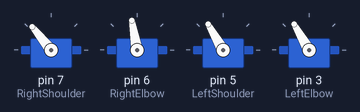
Recording of a sketch running on a simulated Arduino Uno, built with avr-gcc and run on an emulated ATmega328P. Parts: 4 × servo.

Above: at 0.15 s.
At 4.07 s:
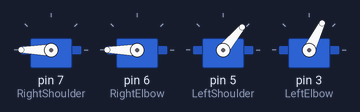
At 8.06 s:
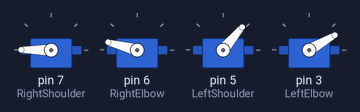
At 14.74 s:
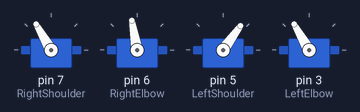
At 26.4 s:
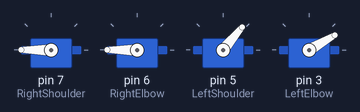
At 38.0 s:
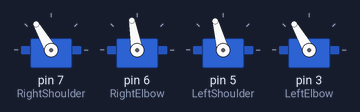
Timing chart, 0 to 39.9 s (numbered marks = the images above):
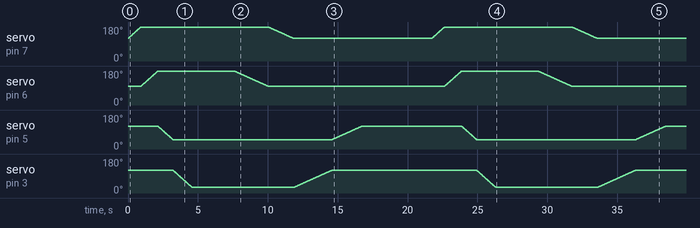

The sketch:

FinalArms.ino
```cpp
#include <Servo.h>

// Create a new servo object:
Servo RightShoulder;
Servo RightElbow;
Servo LeftShoulder;
Servo LeftElbow;


// Create a variable to store the servo position:
int angleRS = 0;
int angleRE = 0;
int angleLS = 0;
int angleLE = 0;

//int button = 9;


void setup() {
  Serial.begin(9600);
  // Attach the Servo variable to a pin:
  RightShoulder.attach(7);    // 110 to 180
  RightElbow.attach(6);       // 100 to 180
  LeftShoulder.attach(5);     // 120 to 50
  LeftElbow.attach(3);        // 120 to 30

//  pinMode(button,INPUT);


  RightShoulder.write(120);
  RightElbow.write(100);
  LeftShoulder.write(120);
  LeftElbow.write(120);


}

void loop() {

//  Button = digitalRead(button);


// if (Button == 1) {
  //// Right Shoulder Up

//  // Sweep from 0 to 180 degrees:
  for (angleRS = 120; angleRS <= 180; angleRS += 1) {
    RightShoulder.write(angleRS);
    delay(15);
  }

//  //// Right Elbow In

  for (angleRE = 100; angleRE <= 180; angleRE += 1) {
    RightElbow.write(angleRE);
    delay(15);
  }

  //// Left Shoulder Up

  for (angleLS = 120; angleLS >= 50; angleLS -= 1) {
    LeftShoulder.write(angleLS);
    delay(15);
  }

//  //// Left Elbow In

  for (angleLE = 120; angleLE >= 30; angleLE -= 1) {
    LeftElbow.write(angleLE);
    delay(15);
  }

delay (3000);

//  //// Right Elbow Out

  for (angleRE = 180; angleRE >= 100; angleRE -= 1) {
    RightElbow.write(angleRE);
    delay(30);

  }

  //// Right Shoulder Down

  //  // And back from 180 to 0 degrees:
  for (angleRS = 180; angleRS >= 120; angleRS -= 1) {
    RightShoulder.write(angleRS);
    delay(30);
  }


  //// Left Elbow Out

  for (angleLE = 30; angleLE <= 120; angleLE += 1) {
    LeftElbow.write(angleLE);
    delay(30);
  }

  //// Left Shoulder Down

  for (angleLS = 50; angleLS <= 120; angleLS += 1) {
    LeftShoulder.write(angleLS);
    delay(30);
  }


  delay(5000);
// }
}
```
